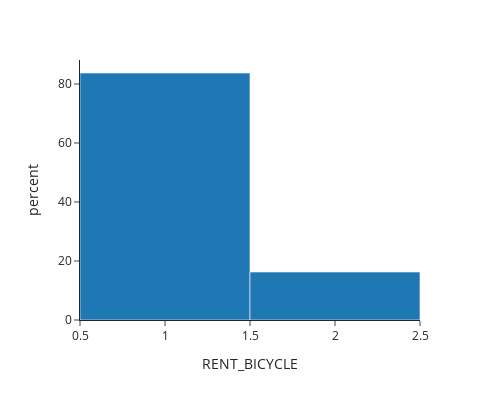

The cell this chart's notebook holds for it:
### Markdown cell above
If access distance is between 1 to 3 kms, then more people are opting for use of bicycle for access trip only

### Code cell
df1=df.loc[(df['ACCESS_DIS_BIN']==2)]
df1=df1.loc[(df1['RENT_BICYCLE']==1) | (df1['RENT_BICYCLE'] ==2)]
print(df1.shape)
px.histogram(data_frame=df1,x='RENT_BICYCLE',histnorm='percent',width=500, height=400, template="simple_white",category_orders={"RENT_BICYCLE":["Access only","Egress only"]})

### Figure 1 — Plotly figure (JSON) as saved in the notebook; plotly's stock layout.template omitted (floating-point values rounded to 4 significant figures; data arrays with more than 128 entries replaced by an {"elided": "..."} marker saying what was removed)
{"data": [{"alignmentgroup": "True", "bingroup": "x", "histnorm": "percent", "hovertemplate": "RENT_BICYCLE=%{x}<br>percent=%{y}<extra></extra>", "legendgroup": "", "marker": {"color": "#1F77B4", "pattern": {"shape": ""}}, "name": "", "offsetgroup": "", "orientation": "v", "showlegend": false, "type": "histogram", "x": {"elided": "129 int values"}, "xaxis": "x", "yaxis": "y"}], "layout": {"barmode": "relative", "height": 400, "legend": {"tracegroupgap": 0}, "margin": {"t": 60}, "width": 500, "xaxis": {"anchor": "y", "categoryarray": ["Access only", "Egress only"], "categoryorder": "array", "domain": [0, 1], "title": {"text": "RENT_BICYCLE"}}, "yaxis": {"anchor": "x", "domain": [0, 1], "title": {"text": "percent"}}}}
